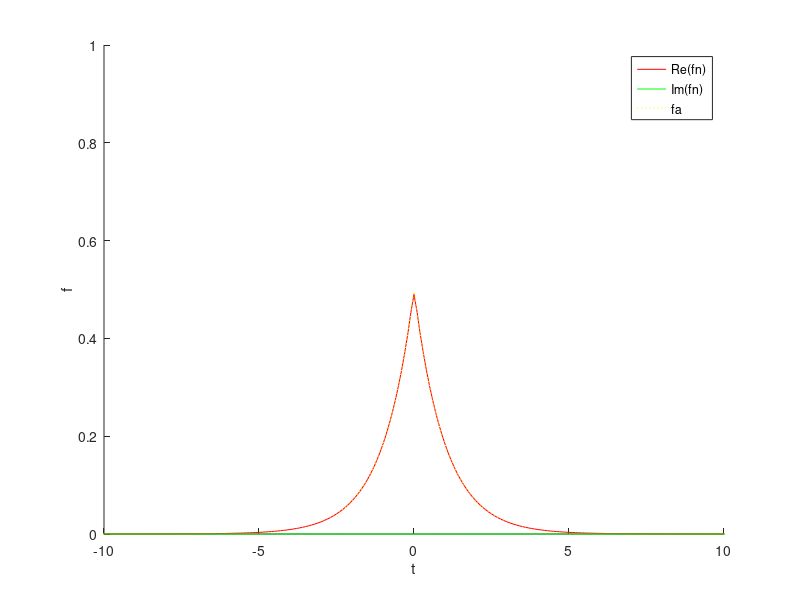
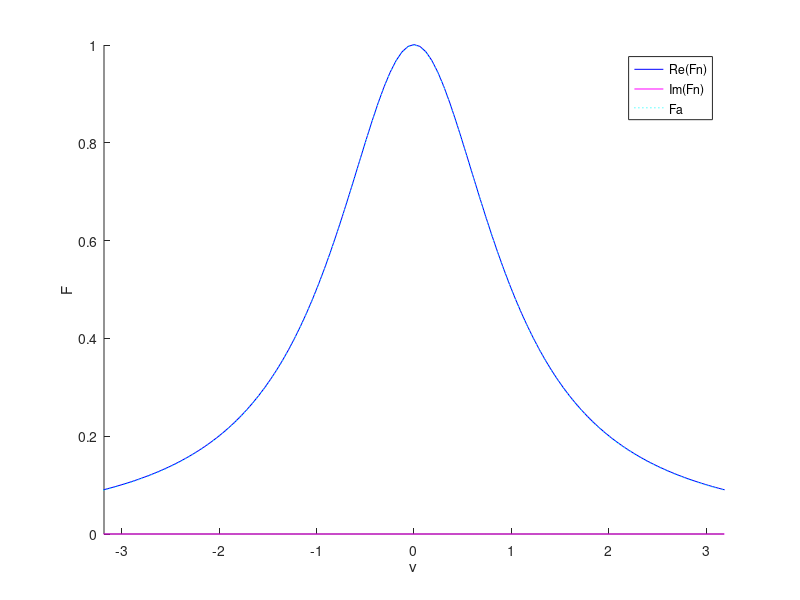
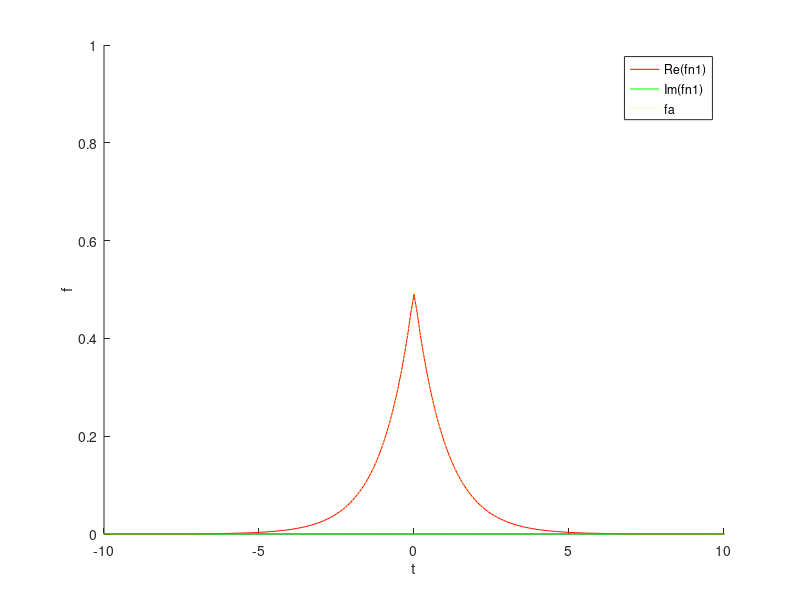
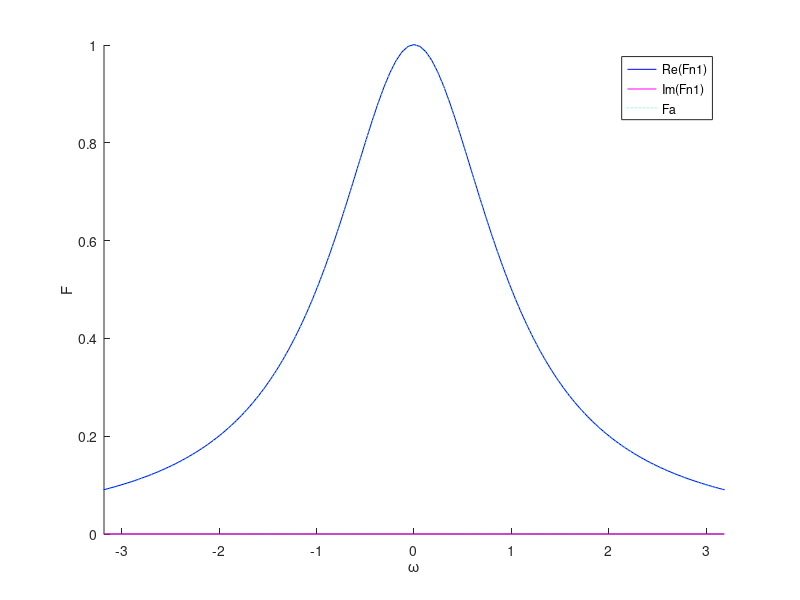

Write MATLAB code to recreate these figures, in order.
%% Check numerically the Fourier pair Laplace <-> Lorentzian

N = 1024;
Dx = 0.1;
x = Dx*(-N/2:N/2-1);
Lx = N*Dx;
% Nyquist relation: Dx*Dnu = 1/N
Dnu = 1/Lx;
nu = 2*pi*Dnu*(-N/2:N/2-1);
Nu = N*Dnu; % = 1/Dt;

a = 1;
fa = a/2*exp(-a*abs(x)); % Laplace (or double-sided exponential)
Fa = a^2./(a^2+(nu).^2); % Lorentzian (or Cauchy)

Fn  = fftshift(ifft(ifftshift(fa)))*Lx;
fn  = fftshift( fft(ifftshift(Fa)))/Lx;
Fn1 = fftshift( fft(ifftshift(fa)))*Dx;
fn1 = fftshift(ifft(ifftshift(Fa)))/Dx;

close all
figure(5), clf, hold on
plot(x,real(fn),'r')
plot(x,imag(fn),'g')
plot(x,fa,'y:')
axis([-10 10 0 1])
xlabel('t')
ylabel('f')
legend('Re(fn)','Im(fn)','fa')

figure(6), clf, hold on
plot(nu,real(Fn),'b')
plot(nu,imag(Fn),'m')
plot(nu,Fa,'c:')
axis([-10/pi 10/pi 0 1])
xlabel('\nu')
ylabel('F')
legend('Re(Fn)','Im(Fn)','Fa')

figure(7), clf, hold on
plot(x,real(fn1),'r')
plot(x,imag(fn1),'g')
plot(x,fa,'y:')
axis([-10 10 0 1])
xlabel('t')
ylabel('f')
legend('Re(fn1)','Im(fn1)','fa')

figure(8), clf, hold on
plot(nu,real(Fn1),'b')
plot(nu,imag(Fn1),'m')
plot(nu,Fa,'c:')
axis([-10/pi 10/pi 0 1])
xlabel('\omega')
ylabel('F')
legend('Re(Fn1)','Im(Fn1)','Fa')
